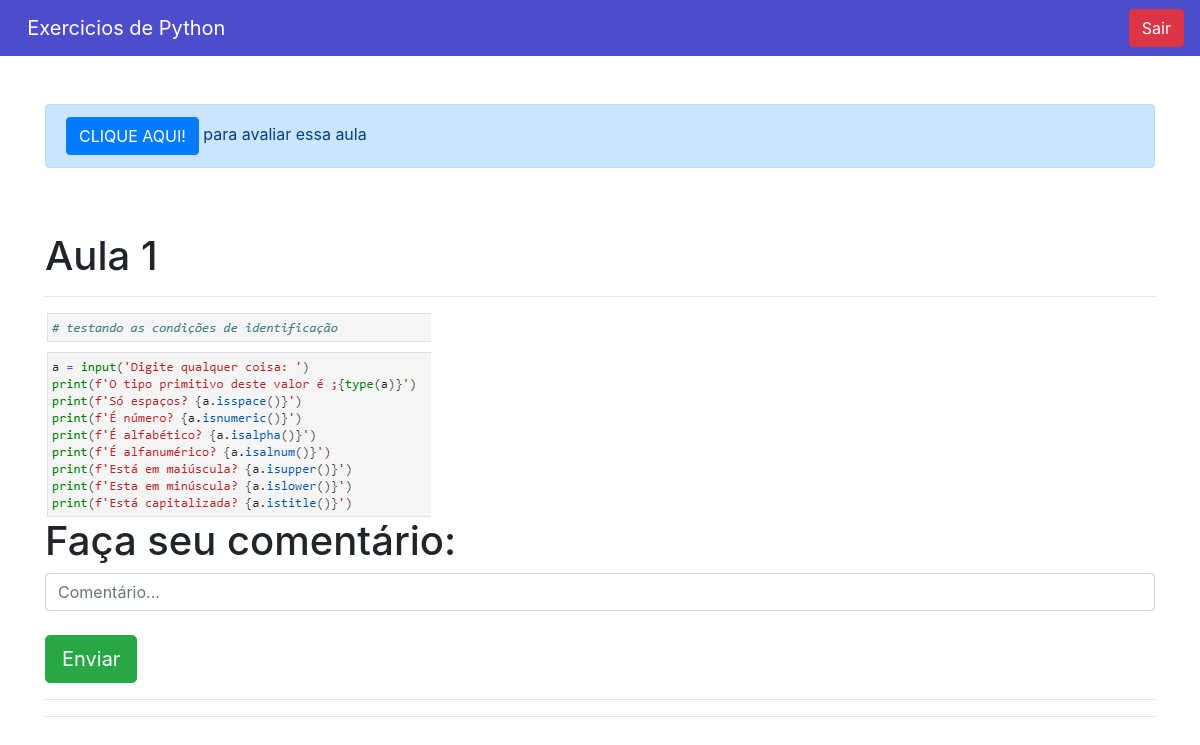
Page /home/aula/2 (signed in) on the committed database.
### cursos/models.py (models this page shows, shortened)
class Aulas(models.Model):
    nome = models.CharField(max_length = 100)
    descricao =  models.TextField()
    aula = models.FileField(upload_to = 'aulas')
    capa = models.ImageField(upload_to = 'capa')
    curso = models.ForeignKey(Cursos, on_delete = models.DO_NOTHING)

### cursos/views.py (the view)
# urls.py: path('aula/<int:id>', views.aula, name='aula'),
def aula(request, id):
    if request.session.get('usuario'):
        aula = Aulas.objects.get(id = id)
        usuario_logado = request.session.get('usuario')
        usuario_id = request.session['usuario']
        comentarios = Comentarios.objects.filter(aula = aula).order_by('-data')
        request_usuario = request.session.get('usuario')
        usuario_avaliou = NotasAulas.objects.filter(aula_id = id).filter(usuario_id = request_usuario)
        avaliacoes = NotasAulas.objects.filter(aula_id = id)
        return render(request, 'aula.html', {'aula': aula,
                                            'usuario_id': usuario_id,
                                            'comentarios': comentarios,
                                            'request_usuario': request_usuario,
                                            'usuario_avaliou': usuario_avaliou,
                                            'avaliacoes': avaliacoes,
                                            'usuario': usuario_logado})
    else:
        return redirect('/auth/login/?status=2')

### cursos/templates/aula.html (shortened to what this page needs)
{% extends 'base.html'%}
{% load filtros %}
{% block 'body' %}
<div class="container">
  <br>
  {% if not usuario_avaliou %}
    <br>
      <div class="alert alert-primary" role="alert">
        <button type="button" class="btn btn-primary" data-toggle="modal" data-target="#exampleModal">
          CLIQUE AQUI!
        </button> para avaliar essa aula
      </div>
  {% endif %}
  <br>
  <br>
  <h1>{{aula.nome}}</h1>
  <hr>
  <img src="{{aula.aula.url}}">
  <h1>Faça seu comentário: </h1>
  <input id="comentario" type="text" placeholder="Comentário..." class="form-control">
  <br>
  <input onclick="envia_comentario()" type="button" value="Enviar" class="btn btn-success btn-lg">
  <hr>
 <div id="avaliacoes">
    <hr>
</div>
</div>
{% endblock %}

### rows in the picture
Aulas: nome "Aula 1", aula (picture)
